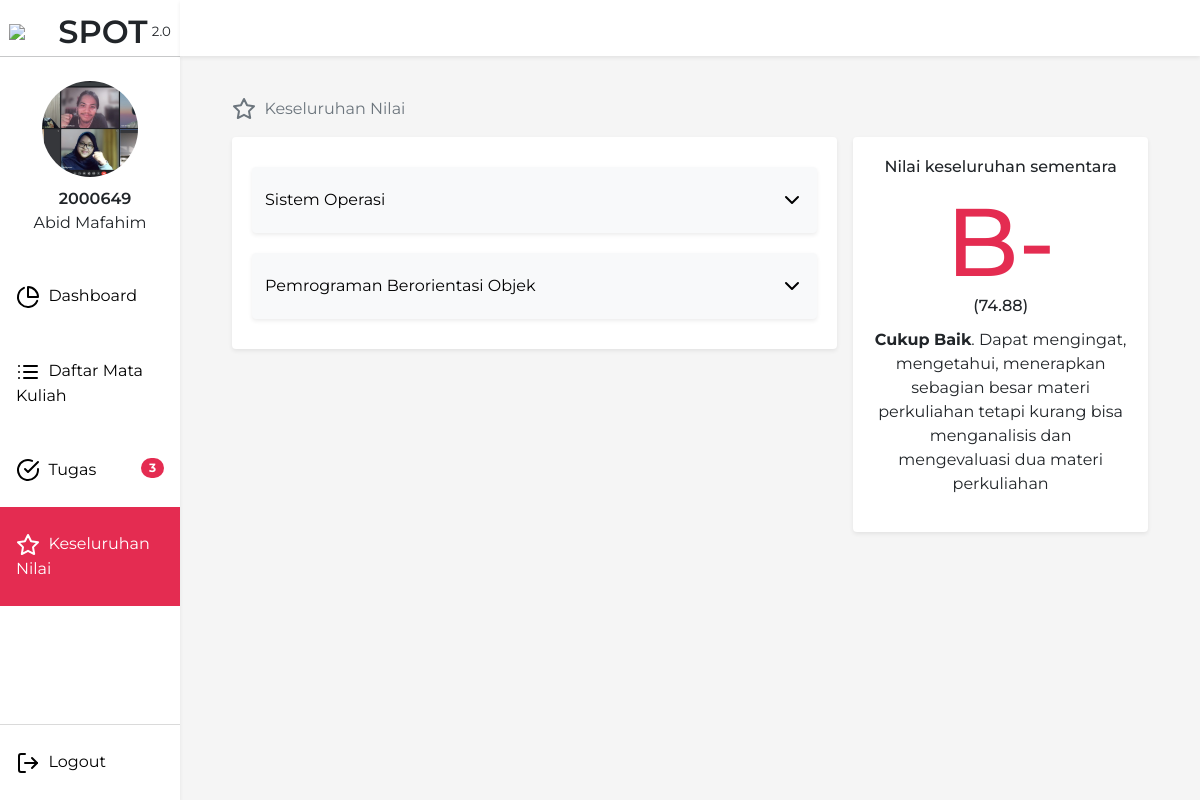
Page /Nilai (signed in) on the committed database.
### tables this page shows
CREATE TABLE `mahasiswa` (
  `npm` int(10) UNSIGNED NOT NULL,
  `name` varchar(255) NOT NULL,
  `avatar` varchar(255) NOT NULL DEFAULT 'default.jpg'
);

CREATE TABLE `matakuliah` (
  `kd_matkul` varchar(15) NOT NULL,
  `nid` int(10) UNSIGNED NOT NULL,
  `nid2` int(10) UNSIGNED NOT NULL,
  `nama_matkul` varchar(100) NOT NULL,
  `description` text NOT NULL,
  `sks` int(11) NOT NULL,
  `waktu` time NOT NULL,
  `hari` enum('Senin','Selasa','Rabu','Kamis','Jumat','Sabtu') NOT NULL
);

### Database/Query.php (called while the page is built, shortened)
<?php
class Query {
    private $resource;
    private $columns = array("*");
    private $select;
    private $where = array();
    private $limit;
    private $orderBy;
    private $joinVal = array("");
    private $mainTable;
    private $groupBy;
    public function reset() {
        $this->resource = null;
        $this->columns = array("*");
        $this->select = null;
        $this->where = array();
        $this->limit = null;
        $this->orderBy = null;
        $this->joinVal = array("");
        $this->mainTable = null;
        $this->groupBy = null;
    }
    public function query($sql) {
        $this->resource = mysqli_query(mysqli_connect("localhost", "root", "", "penilaian-app"), $sql);
        return $this;
    }
    public function table($table)
    {
        $this->mainTable = $table;
        $this->select = "SELECT " . implode(",", $this->columns) . " FROM $table AS $table ";
        return $this;
    }
    public function columns(array $column)
    {
        $this->columns = $column;
        return $this;
    }
    public function where($column, $value, $operator = "=")
    {
        array_push($this->where, " $column $operator '$value' ");
        $this->where[0] = (count($this->where) < 2 ? " WHERE " . $this->where[0] : $this->where[0]);
        return $this;
    }
    public function limit($limit)
    {
        $this->limit = " LIMIT " . $limit;
        return $this;
    }
    public function join($table, $column, $column2 = "",  $method = "INNER")
    {
        $column2 = $column2 == "" ? $column : $column2;
        $column2On = "";
        if(str_contains($column2, '.')){
            $column2On = $column2;
        } else {
            $column2On = $this->mainTable . ".$column2";
        }
        array_push($this->joinVal, "$method JOIN $table AS $table ON $table.$column = $column2On ");
        return $this;
    }
    public function get($table = "")
    {
        $this->mainTable = $table == "" ? $this->mainTable : $table;
        $this->select = $this->select == NULL ?  "SELECT " . implode($this->columns) . " FROM $table " : $this->select;
        $sql = $this->select
        . implode("", $this->joinVal)
        . implode(" AND ", $this->where)
        . $this->groupBy
        . $this->orderBy
        . $this->limit;
        $this->resource = mysqli_query(mysqli_connect("localhost", "root", "", "penilaian-app"), $sql);
        return $this;
    }
    public function fetch()
    {
        $result = Array();
        while ($row = mysqli_fetch_assoc($this->resource)) {
            $result[] = $row;
        }
        return $result;
    }
    public function count()
    {
        return $this->resource->num_rows;
    }
}

### views/mahasiswa/summaryNilai.php (the view, shortened to what this page needs)
<!DOCTYPE html>
<html>
<head>
  <link href="https://cdn.jsdelivr.net/npm/bootstrap@5.1.3/dist/css/bootstrap.min.css" rel="stylesheet">
  <link href="css/summaryNilai.css" rel="stylesheet" type="text/css" />
  <link href="css/component/navbar.css" rel="stylesheet" type="text/css" />
</head>
<body>
  <?php include('components/sidebar.php'); ?>
  <div class="main-content">
    <div class="p-3">
      <div class="row">
        <div class="col-md-6">
          <div aria-label="breadcrumb">
            <ol class="breadcrumb">
              <li class="breadcrumb-item active" aria-current="page">
                <i class="icon ico-dark" data-feather="star"></i>
                <span class="breadcrumb-item-text">&nbsp;Keseluruhan Nilai</span>
              </li>
            </ol>
          </div>
        </div>
      </div>
      <div class="row g-3">
        <div class="col-lg-4 order-lg-2">
          <div class="sum-nilai-card shadow-sm rounded">
            <h6 class="avg-card-title">Nilai keseluruhan sementara</h6>
            <?php
              $nilaiTotal = $DB->query("SELECT getNilaiSummary('$_SESSION[npm]') AS nilai")->fetch();
              $predikat = $DB->query("SELECT setPredikat('" . (int)$nilaiTotal[0]["nilai"] . "') AS predikat")->fetch();
            ?>
            <h1 class="h1 predikat"><?= $predikat[0]["predikat"] ?></h1>
            <span class="score">(<?= $nilaiTotal[0]["nilai"] ?>)</span>
            <p class="nilai-desc"><?= $helper->getNilaiDesc($predikat[0]["predikat"]) ?></p>
          </div>
        </div>
        <div class="col-lg-8 order-lg-1">
          <div class="sum-nilai-matkul-card shadow-sm rounded">
            <?php
              $no = 1;
              $getMatkul = $DB->table('matakuliah')->get()->fetch();
              foreach ($getMatkul as $matkul) {
            ?>
            <a class="btn btn-light nilai-collapse shadow-sm" data-bs-toggle="collapse" href="#collapsedNilai<?= $no ?>" role="button" aria-expanded="false" aria-controls="collapseExample" id="nilaiMataKuliah<?= $no ?>" >
              <span class="matkul-name"><?= $matkul['nama_matkul'] ?></span>
              <i class="ico ico-dark rotate180deg" data-feather="chevron-down"></i>
            </a>
              <?php
                $no++;
              }
              ?>
          </div>
        </div>
      </div>
    </div>
  </div>
</body>
</html>

### components/sidebar.php (shortened to what this page needs)
<?php
$request = $_SERVER['REQUEST_URI'];
$requestParsed = explode("/", strtolower(parse_url($_SERVER['REQUEST_URI'], PHP_URL_PATH)));
$active_menu = 'class="active"';
?>
<link rel="stylesheet" href="//code.jquery.com/ui/1.13.1/themes/base/jquery-ui.css">
<nav class="shadow-sm">
</nav>
<?php
  if($_SESSION["level"] == "mahasiswa"){
?>
<div class="sidebar shadow-sm">
    <div class="brand">
      <img class="logo" src="/assets/image/Logo_Almamater_UPI.svg" width="45">
      <span class="brand-name">SPOT</span>
      <span class="brand-version">2.0</span>
    </div>
    <hr style="margin: 0;">
    <div class="login-info">
      <div class="avatar-circle" id="profilePicture" title="Kami merekomendasikan menggunakan gambar dengan rasio 1:1">
        <?php
          $fileName = $DB->columns(['avatar'])->table('mahasiswa')->where('npm', $_SESSION['npm'])->limit('1')->get()->fetch();
          $DB->reset();
        ?>
        <img class="avatar" id="avatarPicture" src="/assets/image/profile/<?= $fileName[0]['avatar'] ?>" alt="profile" width="72">
      </div>
      <span class="name"><?= $_SESSION['npm'] ?></span>
      <span class="nim"><?= ucwords(strtolower($_SESSION['name'])) ?></span>
    </div>
    <a <?= ($requestParsed[1] == 'dashboard' || $request == '/') ? $active_menu : '' ?> href="/">
      <i class="icon" data-feather="pie-chart"></i>
      <span class="menu-name">&nbsp;Dashboard</span>
    </a>
    <a <?= ($requestParsed[1] == 'matakuliah') ? $active_menu : '' ?> href="/MataKuliah">
      <i class="icon" data-feather="list"></i>
      <span class="menu-name">&nbsp;Daftar Mata Kuliah</span>
    </a>
    <a <?= ($requestParsed[1] == 'tugas') ? $active_menu : '' ?> href="/Tugas">
      <i class="icon" data-feather="check-circle"></i>
      <span class="menu-name">&nbsp;Tugas</span>
      <?php
      $getNFTugas = $DB->query("CALL getNFTugas(2000649)")->count();
      if($getNFTugas > 0 ) {
      ?>
      <span class="badge"><?= $getNFTugas ?></span>
      <?php } ?>
    </a>
    <a <?= ($requestParsed[1] == 'nilai') ? $active_menu : '' ?> href="/Nilai">
      <i class="icon" data-feather="star"></i>
      <span class="menu-name">&nbsp;Keseluruhan Nilai</span>
    </a>
    <a class="menu-settings logout" href="/Logout">
      <i class="icon" data-feather="log-out"></i>
      <span class="menu-name">&nbsp;Logout</span>
    </a>
  </div>
  <?php } else {echo "no level?" . $_SESSION["level"];} ?>

### css/summaryNilai.css (style rules this page uses)
body { background-color: rgb(245, 245, 245); margin: 0 auto; width: 100vw; height: 100vh; font-family: 'Montserrat', sans-serif; }
h1, h2, h3, h4 { display: inline-block; }
.main-content { margin-left: 18vw; margin-right: 3vw; padding-top: 10vh; }
.breadcrumb-item svg { z-index: -1; }
.breadcrumb-item-text { display: inline-block; vertical-align: middle; }
.sum-nilai-card { background-color: white; text-align: center; padding: 20px; }
.predikat { display: block; color: var(--primaryColor); font-size: 72pt; font-weight: 500; margin-bottom: -5px; }
.nilai-desc { margin-top: 10px; font-size: 12pt; }
.score { font-weight: 500; }
.sum-nilai-matkul-card { background-color: white; padding: 20px; }
.nilai-collapse { padding-top: 20px; padding-bottom: 20px; width: 100%; }
.nilai-collapse { margin-top: 10px; margin-bottom: 10px; }
.nilai-collapse span { float: left !important; }
.nilai-collapse svg { float: right; }
.rotate180deg { transition: all .4s ease-out; }

### css/component/navbar.css (style rules this page uses)
:root { --primaryColor: #e42c51; }
nav { width: 85vw; background-color: rgb(255, 255, 255); position: fixed; margin: 0; padding: 0; height: 7vh; overflow: auto; right: 0; display: flex; justify-content: flex-end; padding-right: 3vw; overflow: unset; z-index: 99; }
.sidebar { margin: 0; padding: 0; width: 15vw; background-color: rgb(255, 255, 255); position: fixed; height: 100vh; overflow: auto; }
.brand { padding-top: 1vh; height: 7vh; text-align: center; }
.brand-name { display: inline-block; vertical-align: middle; font-size: 24pt; font-weight: 600; }
.brand-version { font-size: 10pt; margin-top: 15px; }
.logo { display: inline-block; vertical-align: middle; height: auto !important; max-width: 45px; }
.login-info { text-align: center; padding-top: 3vh; padding-bottom: 3vh; }
.avatar-circle { position: relative; width: 96px; aspect-ratio: 1; margin-left: auto; margin-right: auto; cursor: pointer; }
.avatar { width: 100%; height: 100%; object-fit: cover; border-radius: 100px; object-position: center; display: block; }
.name { margin-top: 10px; display: block; margin-left: 10px; font-weight: 600; }
.sidebar a { display: block; color: black; padding: 25px 16px; text-decoration: none; transition: background-color 100ms linear; }
.sidebar a.active { background-color: var(--primaryColor); color: white; }
.badge { position: inherit; float: right; width: max-content; border-radius: 100vh; }
a:not(.active)>.badge { background-color: var(--primaryColor); border-radius: 200px; }
.icon { position: relative; text-align: c; }
.logout { border-top: 1px solid rgb(218, 218, 218); position: absolute; bottom: 0; }
a.logout { color: rgb(2, 2, 2); width: 100%; }

### rows in the picture
mahasiswa: avatar (picture)
matakuliah: nama_matkul "Sistem Operasi"
matakuliah: nama_matkul "Pemrograman Berorientasi Objek"

### other values in the picture
$_SESSION['npm'] "2000649"
$_SESSION['name'] "Abid Mafahim"
$getNFTugas "3"
$predikat[0]["predikat"] "B-"
$nilaiTotal[0]["nilai"] "74.88"
